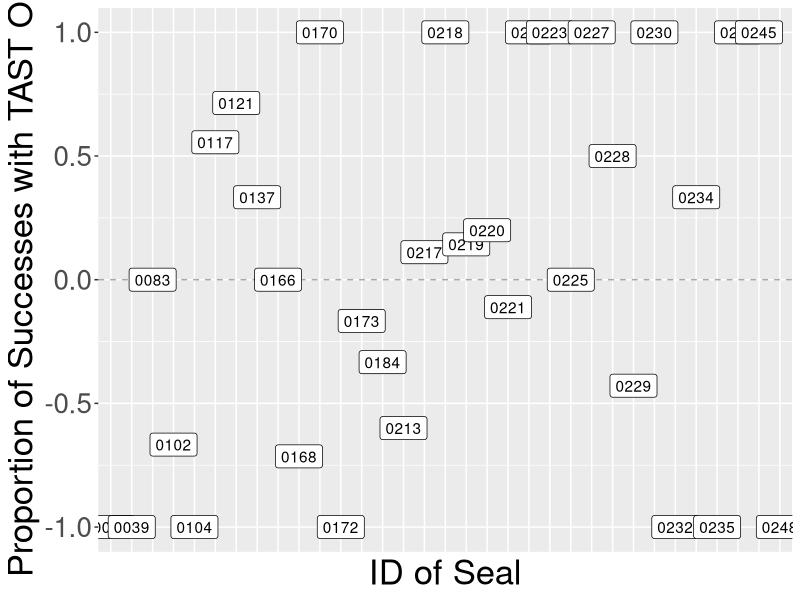

Generate this figure with R:
#### Short term data exploration - for predation 
## Working Directory: 

setwd("~/Desktop/TAST-  Data Cache and R Scripts/Data - csv")

## Load Packages for Script
library('tidyverse')

#Load Data
tast.dat <- read.csv("2020_data.csv", header=T)
tast.dat$Fish<- sub("^$", "0", tast.dat$Fish)
tast.dat$Fish[tast.dat$Fish == "Y"] <- "1"
tast.dat$Fish <- as.numeric(tast.dat$Fish)
tast.dat$Date <- as.Date(tast.dat$Date, "%m/%d/%y")
tast.dat$ID <- str_pad(tast.dat$ID, 4, pad = "0") #make all IDs a 4-digit number
tast.dat$ID[tast.dat$ID == "Sea_lion"]  <- "sea_lion" #fix typo in sea_lion impacting summary
tast.dat$ID[tast.dat$ID == "00CF"] <- "0198"
tast.dat$ID[tast.dat$ID == "0265"] <- "0072"
tast.dat$ID <- as.factor(tast.dat$ID)
tast.dat$Salmon3day <- as.character(tast.dat$Salmon3day)
tast.dat$Salmon3day <- as.numeric(tast.dat$Salmon3day)
tast.dat$Salmon5day <- as.character(tast.dat$Salmon5day)
tast.dat$Salmon5day <- as.numeric(tast.dat$Salmon5day)

#Remove any RS from the New IDs, keep only LS since we know they are unique individuals

tast.dat <- subset(tast.dat, ID!= '00AO'& ID!='00BA'& ID!= '00BC'& ID!='00BD'& ID!='00BF'& ID!='00BG'& 
                     ID!='00BR'& ID!='00BT'& ID!='00BW'& ID!='00BY'& ID!='00BZ'& ID!='00CA'& ID!='00CJ'&
                     ID!= '00CL'& ID!='00CT'& ID!='00CU' & ID!= '00CW' &ID!="sea_lion")

## Create dataframe with summary of occurence and catches
#Group by occurrences of each ID per day, narrow it down to the experimental window 10/29-11/25

tast.summary <- tast.dat %>%
  group_by(Date, ID, Length, Camera, Tide_Height, TAST, Salmon5day, Salmon3day) %>%
  summarise(Occurrence = n_distinct(Time),
            Catches = sum(Fish)) %>%
  filter(Date >= '2020-10-25' & Date <= '2020-11-25')

###### Data Visualization and Exploration ###### 

#Summarise the information per ID per Day
tast.summary.day <- tast.summary %>%
  group_by(ID, TAST) %>%
  summarise(nDays=length(Date), 
            meanOccurrence = mean(Occurrence),
            sumOccurrence = sum(Occurrence),
            sumCatches = sum(Catches), 
            meanCatches=mean(Catches))

## Visualize impact on predation successes
# Look at catches across TAST status per ID graphically 

catches.summary <- tast.summary.day %>%
  select(ID, TAST, sumCatches) %>%
  group_by(ID)%>%
  mutate(totalCatches = sum(sumCatches))

#Keep only seals that caught a fish during season
catches.ID <- catches.summary %>%
  filter(totalCatches > 0)

#Calculate the proportion of catches made by individuals when TAST was on
prop.catches <- catches.ID %>%
  add_column(Proportion = catches.ID$sumCatches/catches.ID$totalCatches) 

#Pull out just proportion data
prop.catches1 <- prop.catches %>%
  select(ID, TAST, Proportion) 

#Make a column for TAST on and TAST off
prop.catches2 <- pivot_wider(prop.catches1, names_from = "TAST",
                             values_from = "Proportion")
#Remove individuals who were not present under both conditions
prop.catches2 <- prop.catches2 %>%
  drop_na()

#What proportion of catches were made when TAST was on vs off? 
#AKA, with TAST on, did seals catch fewer salmon? 
prop.catches2 <- prop.catches2 %>%
  add_column(Difference = prop.catches2$ON - prop.catches2$OFF)

sum(prop.catches2$Difference == 1) #8 seals caught 100% more salmon when TAST was ON
sum(prop.catches2$Difference == -1) #7 seals caught 100% more salmon when TAST was off

#Visualize proportions 
#This plot shows how successful individuals were when TAST was on/off
# Positive values indicate seal was more successful when TAST was on
# Negative values indicate seal was more successful when TAST was off
# +1.0 means the seal only ever caught fish when TAST was On
# -1.0 means seal only ever caught fish when TAST was Off
# 0.0 means seal caught same number of fish when On or Off 
prop.plot <- ggplot(prop.catches2, aes(x=ID, y=Difference, label=ID))+
  geom_hline(yintercept=0, linetype="dashed", 
             color = "darkgray", size=0.5)+
  geom_label(label.padding = unit(0.3, "lines"))+
  labs(x="ID of Seal", y="Proportion of Successes with TAST On")+
  theme(axis.text.x=element_blank(),
        axis.ticks.x=element_blank(),
        axis.title = element_text(size=25),
        axis.text.y = element_text(size = 20))
prop.plot
